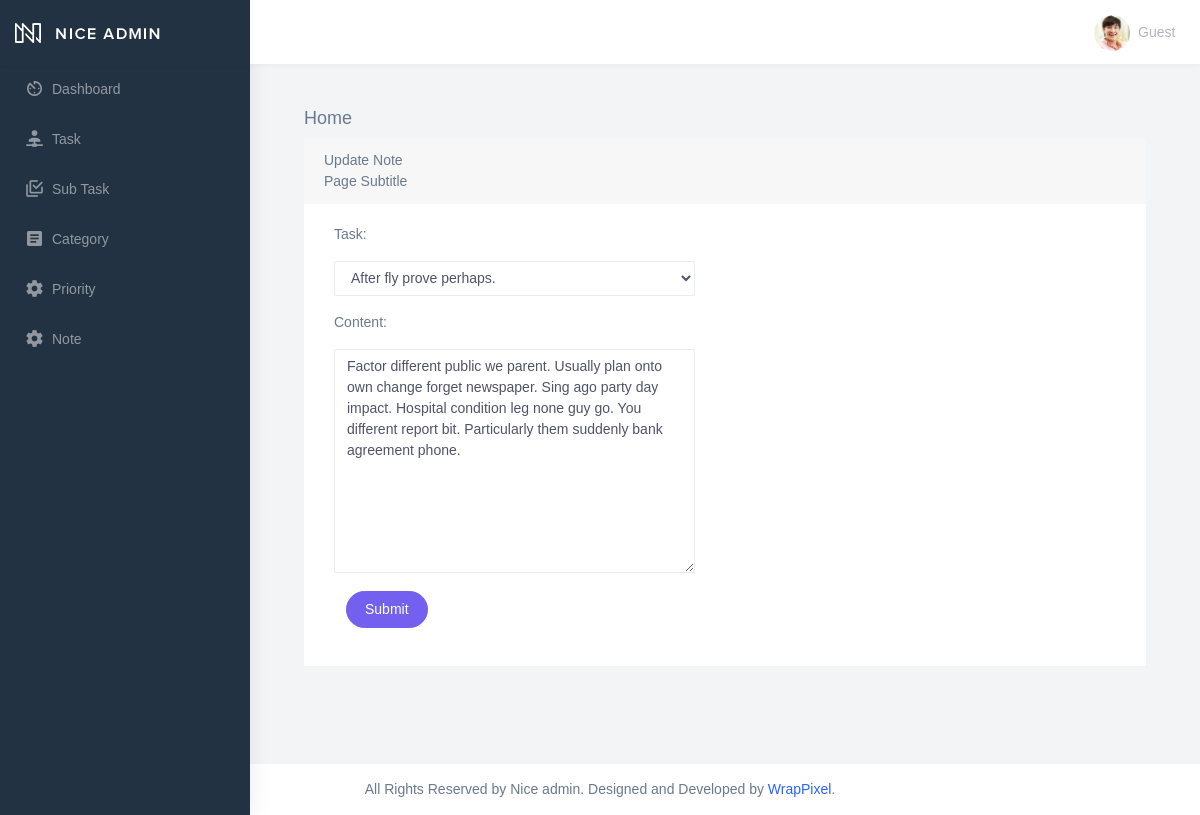
Page /note_list/28 on the committed database.
### to_do/models.py (models this page shows, shortened)
class BaseModel(models.Model):
    created_at = models.DateTimeField(auto_now_add=True, db_index=True)
    updated_at = models.DateTimeField(auto_now=True)
    class Meta:
        abstract = True

class Note(BaseModel):
    task = models.ForeignKey(Task, on_delete=models.CASCADE)
    content = models.TextField()

### to_do/views.py (the view)
# urls.py: path('note_list/<pk>', NoteUpdateView.as_view(), name='note-update'),
class NoteUpdateView(UpdateView):
    model = Note
    form_class = NoteForm
    template_name = 'note_form.html'
    success_url = reverse_lazy('note-list')

### to_do/forms.py
class NoteForm(ModelForm):
    class Meta:
        model = Note
        fields = "__all__"

### to_do/models.py (called while the page is built)
    def __str__(self):
        return self.title

### templates/note_form.html (shortened to what this page needs)
{% extends 'base.html' %}
{% load static %}
{% block content %}
<div class="content">
    <div class="container-fluid">
        <h4 class="page-title">Home</h4>
        <div class="row">
            <div class="col-md-12">
                <div class="card">
                    <div class="card-header">
                        <div class="card-title">{% if object %}Update Note {% else %} Add New Note {% endif %}</div>
                        <div class="card-category">Page Subtitle</div>
                    </div>
                    <div class="col-md-6">
                        <div class="card-body">
                            <form class="" action="" method="post" novalidate>
                                {% include 'includes/form.html' %}
                                <div class="form-group">
                                    <div class="col-md-12 col-sm-3">
                                        <button type="submit" class="btn btn-primary btn-rounded">Submit</button>
                                    </div>
                                </div>
                            </form>
                        </div>
                    </div>
                </div>
            </div>
        </div>
    </div>
</div>
{% endblock %}

### templates/includes/form.html (shortened to what this page needs)
{% load widget_tweaks %}
{% for field in form %}
<div class="field item form-group">
  <label>{{ field.label_tag }}</label>
  <div class="form-group">
    {% render_field field class="form-control" %}
  </div>
</div>
{% endfor %}

### static/assets/css/demo/custom.css (style rules this page uses)
.content { padding: 1.5rem; min-height: calc(100vh - 140px); }
.container-fluid { max-width: 1400px; margin: 0 auto; }
.card-body { padding: 1.25rem; }
.form-control { max-width: 100%; }
.btn { white-space: normal; word-wrap: break-word; margin: 2px; }

### rows in the picture
Note: task "After fly prove perhaps." "Factor different public we parent. Usually plan onto own change forget newspaper. Sing ago party day impact. Hospital condition leg none guy go. You different report bit. Particularly them suddenly bank agreement phone."

### other values in the picture
{{ field.label_tag }} "Task:" "Content:"
